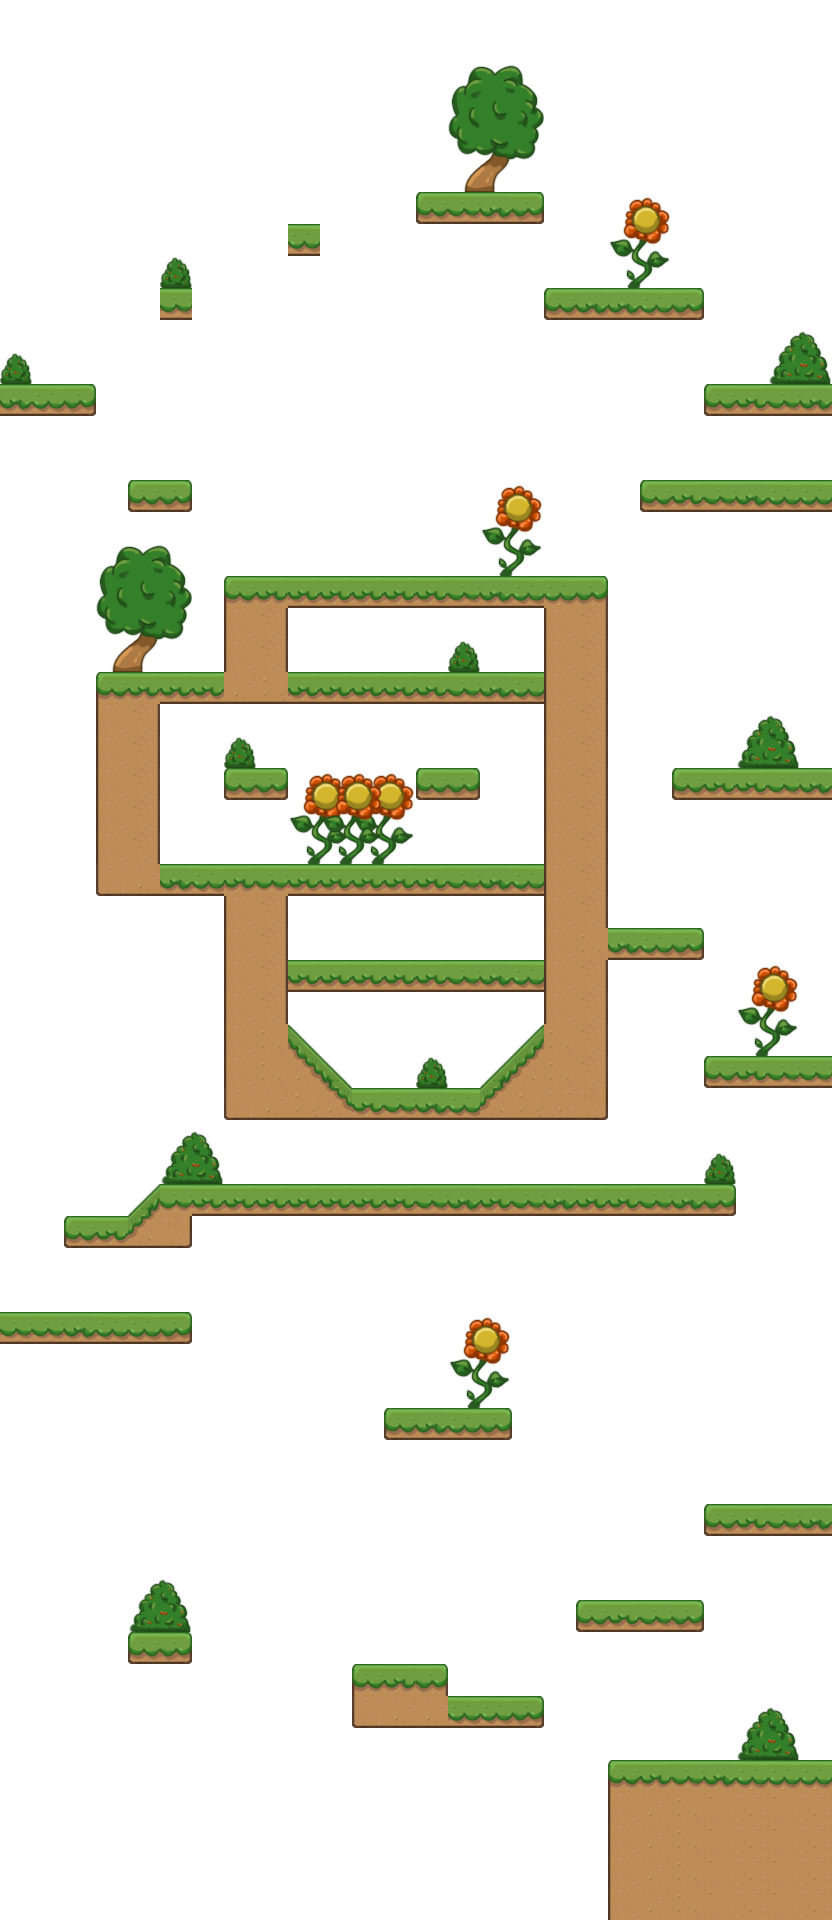

The image is a tile-based game level rendered from a .tmx file. Its description and source (layers, tilesets, objects; grid data summarised) follow:
An orthogonal 26x60 tile map with 32x32 px tiles, 3 tile layers (background, ground, frontground), 2 tilesets and 6 objects (3x flairy, earm, soldier, goal).

<map version="1.10" tiledversion="1.10.0" orientation="orthogonal" renderorder="right-down" width="26" height="60" tilewidth="32" tileheight="32" infinite="0" backgroundcolor="#ffffff" nextlayerid="5" nextobjectid="7">
 <properties>
  <property name="FLY" value="2" />
  <property name="JUMP" value="25" />
 </properties>
 <tileset firstgid="1" name="tiles" tilewidth="32" tileheight="32" tilecount="100" columns="10">
  <image source="tiles.png" width="320" height="320" />
  <tile id="0">
   <properties>
    <property name="type" value="TOPL" />
   </properties>
  </tile>
  <tile id="1">
   <properties>
    <property name="type" value="TOP" />
   </properties>
  </tile>
  <tile id="2">
   <properties>
    <property name="type" value="TOP" />
   </properties>
  </tile>
  <tile id="3">
   <properties>
    <property name="type" value="TOP" />
   </properties>
  </tile>
  <tile id="4">
   <properties>
    <property name="type" value="TOP" />
   </properties>
  </tile>
  <tile id="5">
   <properties>
    <property name="type" value="TOPR" />
   </properties>
  </tile>
  <tile id="6">
   <properties>
    <property name="type" value="TOP" />
   </properties>
  </tile>
  <tile id="7">
   <properties>
    <property name="type" value="TOP" />
   </properties>
  </tile>
  <tile id="8">
   <properties>
    <property name="type" value="TOP" />
   </properties>
  </tile>
  <tile id="9">
   <properties>
    <property name="type" value="TOP" />
   </properties>
  </tile>
  <tile id="10">
   <properties>
    <property name="type" value="LEFT" />
   </properties>
  </tile>
  <tile id="15">
   <properties>
    <property name="type" value="RIGHT" />
   </properties>
  </tile>
  <tile id="20">
   <properties>
    <property name="type" value="DGL1" />
   </properties>
  </tile>
  <tile id="21">
   <properties>
    <property name="type" value="NB" />
   </properties>
  </tile>
  <tile id="22">
   <properties>
    <property name="type" value="NB" />
   </properties>
  </tile>
  <tile id="23">
   <properties>
    <property name="type" value="DGR1" />
   </properties>
  </tile>
  <tile id="31">
   <properties>
    <property name="type" value="DGL1" />
   </properties>
  </tile>
  <tile id="32">
   <properties>
    <property name="type" value="DGR1" />
   </properties>
  </tile>
  <tile id="35">
   <properties>
    <property name="type" value="DGR1" />
   </properties>
  </tile>
  <tile id="36">
   <properties>
    <property name="type" value="NB" />
   </properties>
  </tile>
  <tile id="38">
   <properties>
    <property name="type" value="NB" />
   </properties>
  </tile>
  <tile id="39">
   <properties>
    <property name="type" value="NB" />
   </properties>
  </tile>
  <tile id="40">
   <properties>
    <property name="type" value="DGL1" />
   </properties>
  </tile>
  <tile id="41">
   <properties>
    <property name="type" value="NB" />
   </properties>
  </tile>
  <tile id="42">
   <properties>
    <property name="type" value="NB" />
   </properties>
  </tile>
  <tile id="43">
   <properties>
    <property name="type" value="DGR1" />
   </properties>
  </tile>
  <tile id="44">
   <properties>
    <property name="type" value="DGR1" />
   </properties>
  </tile>
  <tile id="46">
   <properties>
    <property name="type" value="DGR1" />
   </properties>
  </tile>
  <tile id="47">
   <properties>
    <property name="type" value="DGL1" />
   </properties>
  </tile>
  <tile id="48">
   <properties>
    <property name="type" value="DGR4" />
   </properties>
  </tile>
  <tile id="49">
   <properties>
    <property name="type" value="DGR5" />
   </properties>
  </tile>
  <tile id="50">
   <properties>
    <property name="type" value="LEFT" />
   </properties>
  </tile>
  <tile id="51">
   <properties>
    <property name="type" value="DGL1" />
   </properties>
  </tile>
  <tile id="52">
   <properties>
    <property name="type" value="DGR1" />
   </properties>
  </tile>
  <tile id="53">
   <properties>
    <property name="type" value="RIGHT" />
   </properties>
  </tile>
  <tile id="54">
   <properties>
    <property name="type" value="DGL1" />
   </properties>
  </tile>
  <tile id="55">
   <properties>
    <property name="type" value="DGR1" />
   </properties>
  </tile>
  <tile id="61">
   <properties>
    <property name="type" value="RIGHT" />
   </properties>
  </tile>
  <tile id="62">
   <properties>
    <property name="type" value="LEFT" />
   </properties>
  </tile>
  <tile id="65">
   <properties>
    <property name="type" value="DGL1" />
   </properties>
  </tile>
  <tile id="70">
   <properties>
    <property name="type" value="LEFT" />
   </properties>
  </tile>
  <tile id="75">
   <properties>
    <property name="type" value="RIGHT" />
   </properties>
  </tile>
  <tile id="80">
   <properties>
    <property name="type" value="TOP" />
   </properties>
  </tile>
  <tile id="81">
   <properties>
    <property name="type" value="TOP" />
   </properties>
  </tile>
  <tile id="82">
   <properties>
    <property name="type" value="TOP" />
   </properties>
  </tile>
  <tile id="83">
   <properties>
    <property name="type" value="TOP" />
   </properties>
  </tile>
  <tile id="84">
   <properties>
    <property name="type" value="TOP" />
   </properties>
  </tile>
  <tile id="85">
   <properties>
    <property name="type" value="TOP" />
   </properties>
  </tile>
 </tileset>
 <tileset firstgid="101" name="props" tilewidth="32" tileheight="32" tilecount="100" columns="10">
  <image source="props.png" width="320" height="320" />
 </tileset>
 <layer id="1" name="background" width="26" height="60">
  <data>[1560 cells, 68 non-empty, 23 distinct tile ids]</data>
 </layer>
 <layer id="2" name="ground" width="26" height="60">
  <data>[1560 cells, 253 non-empty, 33 distinct tile ids]</data>
 </layer>
 <layer id="3" name="frontground" width="26" height="60">
  <data>[1560 cells, 24 non-empty, 6 distinct tile ids]</data>
 </layer>
 <objectgroup id="4" name="avatars">
  <object id="1" name="earm" gid="25" x="706" y="1727" width="32" height="32" />
  <object id="2" name="soldier" gid="35" x="321" y="845" width="32" height="32" />
  <object id="3" name="flairy" gid="37" x="403" y="655" width="32" height="32" />
  <object id="4" name="flairy" gid="37" x="740" y="1009" width="32" height="32" />
  <object id="5" name="flairy" gid="37" x="21" y="360" width="32" height="32" />
  <object id="6" name="goal" gid="26" x="447" y="173" width="32" height="32" />
 </objectgroup>
</map>
